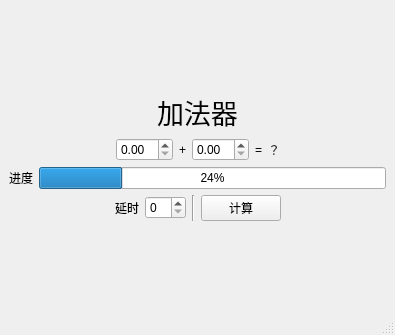
<?xml version="1.0" encoding="UTF-8"?>
<ui version="4.0">
 <class>MainWindow</class>
 <widget class="QMainWindow" name="MainWindow">
  <property name="geometry">
   <rect>
    <x>0</x>
    <y>0</y>
    <width>395</width>
    <height>335</height>
   </rect>
  </property>
  <property name="windowTitle">
   <string>MainWindow</string>
  </property>
  <widget class="QWidget" name="centralwidget">
   <layout class="QVBoxLayout" name="verticalLayout">
    <item>
     <spacer name="verticalSpacer">
      <property name="orientation">
       <enum>Qt::Vertical</enum>
      </property>
      <property name="sizeHint" stdset="0">
       <size>
        <width>20</width>
        <height>118</height>
       </size>
      </property>
     </spacer>
    </item>
    <item>
     <layout class="QHBoxLayout" name="horizontalLayout">
      <item>
       <spacer name="horizontalSpacer">
        <property name="orientation">
         <enum>Qt::Horizontal</enum>
        </property>
        <property name="sizeHint" stdset="0">
         <size>
          <width>40</width>
          <height>20</height>
         </size>
        </property>
       </spacer>
      </item>
      <item>
       <widget class="QLabel" name="label">
        <property name="font">
         <font>
          <pointsize>20</pointsize>
         </font>
        </property>
        <property name="text">
         <string>加法器</string>
        </property>
       </widget>
      </item>
      <item>
       <spacer name="horizontalSpacer_2">
        <property name="orientation">
         <enum>Qt::Horizontal</enum>
        </property>
        <property name="sizeHint" stdset="0">
         <size>
          <width>40</width>
          <height>20</height>
         </size>
        </property>
       </spacer>
      </item>
     </layout>
    </item>
    <item>
     <layout class="QHBoxLayout" name="horizontalLayout_2">
      <item>
       <spacer name="horizontalSpacer_3">
        <property name="orientation">
         <enum>Qt::Horizontal</enum>
        </property>
        <property name="sizeHint" stdset="0">
         <size>
          <width>40</width>
          <height>20</height>
         </size>
        </property>
       </spacer>
      </item>
      <item>
       <widget class="QDoubleSpinBox" name="inputA"/>
      </item>
      <item>
       <widget class="QLabel" name="label_2">
        <property name="text">
         <string>+</string>
        </property>
       </widget>
      </item>
      <item>
       <widget class="QDoubleSpinBox" name="inputB"/>
      </item>
      <item>
       <widget class="QLabel" name="label_3">
        <property name="text">
         <string>=</string>
        </property>
       </widget>
      </item>
      <item>
       <widget class="QLabel" name="result">
        <property name="text">
         <string>？</string>
        </property>
       </widget>
      </item>
      <item>
       <spacer name="horizontalSpacer_4">
        <property name="orientation">
         <enum>Qt::Horizontal</enum>
        </property>
        <property name="sizeHint" stdset="0">
         <size>
          <width>40</width>
          <height>20</height>
         </size>
        </property>
       </spacer>
      </item>
     </layout>
    </item>
    <item>
     <layout class="QHBoxLayout" name="horizontalLayout_3">
      <item>
       <widget class="QLabel" name="label_5">
        <property name="text">
         <string>进度</string>
        </property>
       </widget>
      </item>
      <item>
       <widget class="QProgressBar" name="progressBar">
        <property name="value">
         <number>24</number>
        </property>
       </widget>
      </item>
     </layout>
    </item>
    <item>
     <layout class="QHBoxLayout" name="horizontalLayout_4">
      <item>
       <spacer name="horizontalSpacer_5">
        <property name="orientation">
         <enum>Qt::Horizontal</enum>
        </property>
        <property name="sizeHint" stdset="0">
         <size>
          <width>40</width>
          <height>20</height>
         </size>
        </property>
       </spacer>
      </item>
      <item>
       <widget class="QLabel" name="label_6">
        <property name="text">
         <string>延时</string>
        </property>
       </widget>
      </item>
      <item>
       <widget class="QSpinBox" name="timeCost"/>
      </item>
      <item>
       <widget class="Line" name="line">
        <property name="orientation">
         <enum>Qt::Vertical</enum>
        </property>
       </widget>
      </item>
      <item>
       <widget class="QPushButton" name="pushButton">
        <property name="text">
         <string>计算</string>
        </property>
       </widget>
      </item>
      <item>
       <spacer name="horizontalSpacer_6">
        <property name="orientation">
         <enum>Qt::Horizontal</enum>
        </property>
        <property name="sizeHint" stdset="0">
         <size>
          <width>40</width>
          <height>20</height>
         </size>
        </property>
       </spacer>
      </item>
     </layout>
    </item>
    <item>
     <spacer name="verticalSpacer_2">
      <property name="orientation">
       <enum>Qt::Vertical</enum>
      </property>
      <property name="sizeHint" stdset="0">
       <size>
        <width>20</width>
        <height>117</height>
       </size>
      </property>
     </spacer>
    </item>
   </layout>
  </widget>
  <widget class="QMenuBar" name="menubar">
   <property name="geometry">
    <rect>
     <x>0</x>
     <y>0</y>
     <width>395</width>
     <height>22</height>
    </rect>
   </property>
  </widget>
  <widget class="QStatusBar" name="statusbar"/>
 </widget>
 <resources/>
 <connections/>
</ui>
